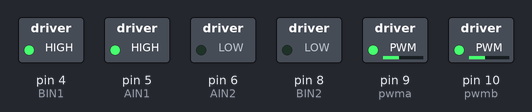
A sketch run on a simulated Arduino Uno, built with avr-gcc and run on an emulated ATmega328P. Shown: switched loads named in the sketch (green lamp = pin HIGH).

Above: at 0.1 s.
Timing chart, 0 to 1.6 s (numbered marks = the images above):
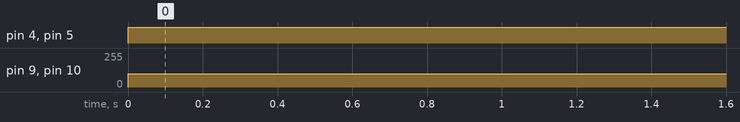

The sketch:

motor_testing.ino
```cpp
#define pwma 9
#define AIN1 5
#define AIN2 6
#define pwmb 10
#define BIN2 8
#define BIN1 4

void setup() {
  // put your setup code here, to run once:
  pinMode(pwma, OUTPUT);
  pinMode(pwmb, OUTPUT);
  pinMode(AIN1, OUTPUT);
  pinMode(AIN2, OUTPUT);
  pinMode(BIN1, OUTPUT);
  pinMode(BIN2, OUTPUT);
}

void loop() {
  // put your main code here, to run repeatedly:
  digitalWrite(AIN1, HIGH);
  digitalWrite(AIN2, LOW);
  analogWrite(pwma,100);
  digitalWrite(BIN1, HIGH);
  digitalWrite(BIN2, LOW);
  analogWrite(pwmb,100);
  delay(2000);

//  digitalWrite(AIN1, LOW);
//  digitalWrite(AIN2, HIGH);
//  analogWrite(pwma,100);
//  digitalWrite(BIN1, LOW);
//  digitalWrite(BIN2, HIGH);
//  analogWrite(pwmb,100);
//  delay(2000);
//  digitalWrite(AIN1, LOW);
//  digitalWrite(AIN2, HIGH);
//  analogWrite(pwma,0);
//  digitalWrite(BIN1, LOW);
//  digitalWrite(BIN2, HIGH);
//  analogWrite(pwmb,0);
//  delay(2000);

}
```

Measured:
- by itself, pin 4 (BIN1), pin 5 (AIN1): LOW → HIGH at 0.00 s
- by itself, pin 9 (pwma), pin 10 (pwmb): 0/255 → 100/255 at 0.00 s
